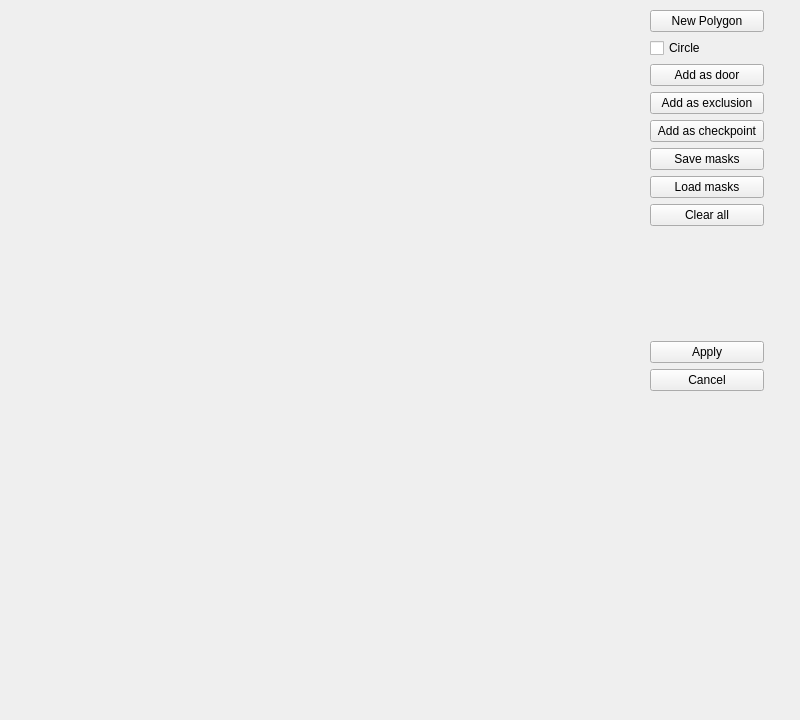
<?xml version="1.0" encoding="UTF-8"?>
<ui version="4.0">
 <class>MainConfigurationWindow</class>
 <widget class="QWidget" name="MainConfigurationWindow">
  <property name="geometry">
   <rect>
    <x>0</x>
    <y>0</y>
    <width>800</width>
    <height>720</height>
   </rect>
  </property>
  <property name="windowTitle">
   <string>Form</string>
  </property>
  <widget class="QLabel" name="imageLabel">
   <property name="geometry">
    <rect>
     <x>0</x>
     <y>0</y>
     <width>640</width>
     <height>480</height>
    </rect>
   </property>
   <property name="autoFillBackground">
    <bool>true</bool>
   </property>
   <property name="text">
    <string/>
   </property>
  </widget>
  <widget class="QLabel" name="doorMaskLabel">
   <property name="geometry">
    <rect>
     <x>0</x>
     <y>480</y>
     <width>320</width>
     <height>240</height>
    </rect>
   </property>
   <property name="autoFillBackground">
    <bool>true</bool>
   </property>
   <property name="text">
    <string/>
   </property>
  </widget>
  <widget class="QLabel" name="exclusionMaskLabel">
   <property name="geometry">
    <rect>
     <x>320</x>
     <y>480</y>
     <width>320</width>
     <height>240</height>
    </rect>
   </property>
   <property name="autoFillBackground">
    <bool>true</bool>
   </property>
   <property name="text">
    <string/>
   </property>
  </widget>
  <widget class="QWidget" name="layoutWidget">
   <property name="geometry">
    <rect>
     <x>650</x>
     <y>10</y>
     <width>114</width>
     <height>381</height>
    </rect>
   </property>
   <layout class="QVBoxLayout" name="verticalLayout">
    <item>
     <widget class="QPushButton" name="newPolygonButton">
      <property name="text">
       <string>New Polygon</string>
      </property>
     </widget>
    </item>
    <item>
     <widget class="QCheckBox" name="circleCheckBox">
      <property name="text">
       <string>Circle</string>
      </property>
     </widget>
    </item>
    <item>
     <widget class="QPushButton" name="addAsDoorButton">
      <property name="text">
       <string>Add as door</string>
      </property>
     </widget>
    </item>
    <item>
     <widget class="QPushButton" name="addAsExclusionButton">
      <property name="text">
       <string>Add as exclusion</string>
      </property>
     </widget>
    </item>
    <item>
     <widget class="QPushButton" name="addAsCheckpointButton">
      <property name="text">
       <string>Add as checkpoint</string>
      </property>
     </widget>
    </item>
    <item>
     <widget class="QPushButton" name="saveMasksButton">
      <property name="text">
       <string>Save masks</string>
      </property>
     </widget>
    </item>
    <item>
     <widget class="QPushButton" name="loadMasksButton">
      <property name="text">
       <string>Load masks</string>
      </property>
     </widget>
    </item>
    <item>
     <widget class="QPushButton" name="clearAllButton">
      <property name="text">
       <string>Clear all</string>
      </property>
     </widget>
    </item>
    <item>
     <spacer name="verticalSpacer">
      <property name="orientation">
       <enum>Qt::Vertical</enum>
      </property>
      <property name="sizeHint" stdset="0">
       <size>
        <width>20</width>
        <height>40</height>
       </size>
      </property>
     </spacer>
    </item>
    <item>
     <widget class="QPushButton" name="applyButton">
      <property name="text">
       <string>Apply</string>
      </property>
     </widget>
    </item>
    <item>
     <widget class="QPushButton" name="cancelButton">
      <property name="text">
       <string>Cancel</string>
      </property>
     </widget>
    </item>
   </layout>
  </widget>
 </widget>
 <resources/>
 <connections/>
</ui>
